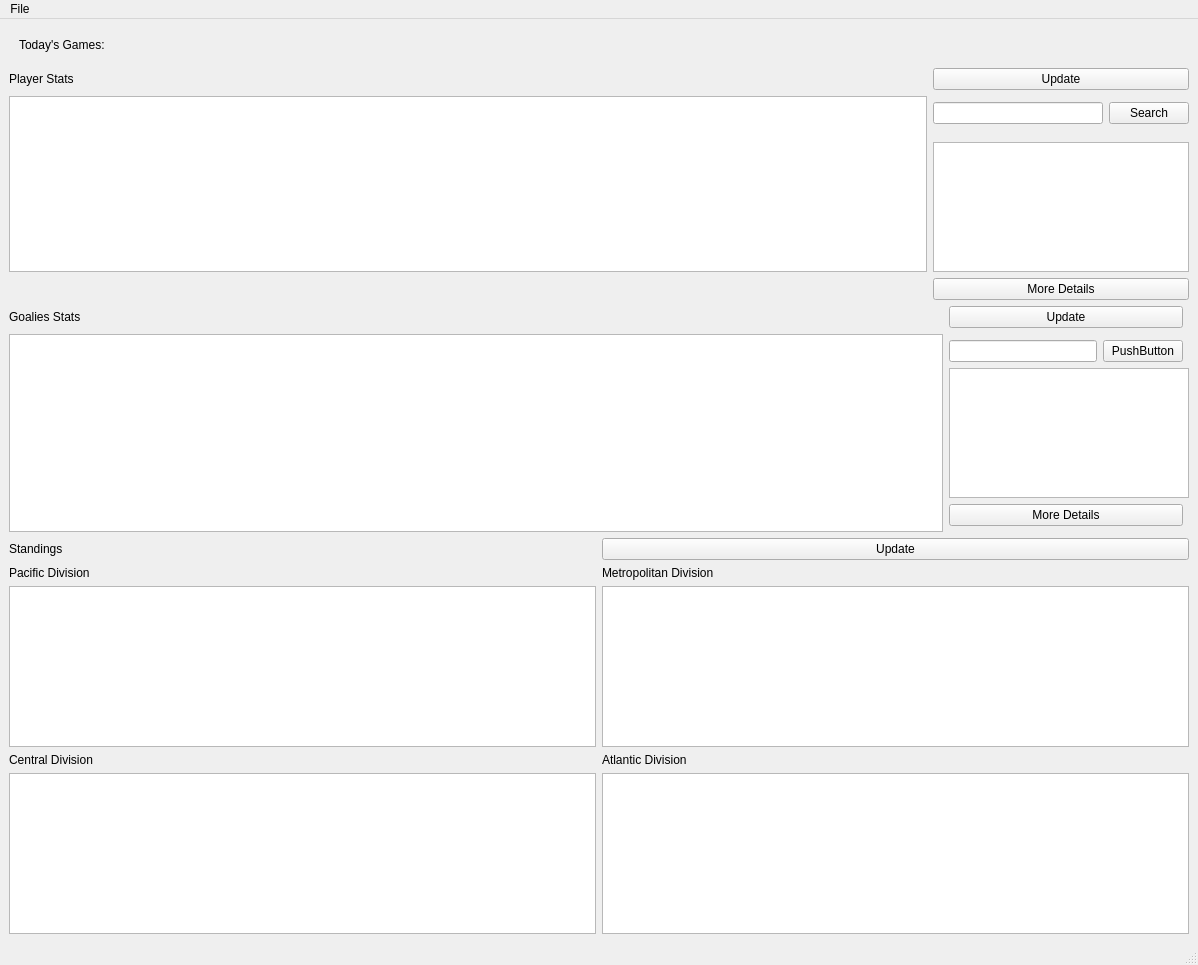
<?xml version="1.0" encoding="UTF-8"?>
<ui version="4.0">
 <class>MainWindow</class>
 <widget class="QMainWindow" name="MainWindow">
  <property name="geometry">
   <rect>
    <x>0</x>
    <y>0</y>
    <width>1198</width>
    <height>965</height>
   </rect>
  </property>
  <property name="windowTitle">
   <string>MainWindow</string>
  </property>
  <widget class="QWidget" name="centralwidget">
   <layout class="QGridLayout" name="gridLayout_4">
    <item row="0" column="0">
     <layout class="QHBoxLayout" name="gamesLayout" stretch="0">
      <property name="sizeConstraint">
       <enum>QLayout::SetFixedSize</enum>
      </property>
      <property name="leftMargin">
       <number>10</number>
      </property>
      <property name="topMargin">
       <number>10</number>
      </property>
      <property name="rightMargin">
       <number>10</number>
      </property>
      <property name="bottomMargin">
       <number>10</number>
      </property>
      <item>
       <widget class="QLabel" name="label_games">
        <property name="text">
         <string>Today's Games:</string>
        </property>
       </widget>
      </item>
     </layout>
    </item>
    <item row="1" column="0">
     <layout class="QGridLayout" name="gridLayout_3" columnstretch="8,0,0">
      <item row="3" column="0">
       <widget class="QLabel" name="label_player_stats">
        <property name="text">
         <string>Player Stats</string>
        </property>
       </widget>
      </item>
      <item row="3" column="1">
       <widget class="QPushButton" name="btn_update_player_stats">
        <property name="text">
         <string>Update</string>
        </property>
       </widget>
      </item>
      <item row="6" column="1">
       <layout class="QGridLayout" name="gridLayout_5">
        <item row="1" column="0">
         <widget class="QLineEdit" name="line_edit_player_search"/>
        </item>
        <item row="1" column="2">
         <widget class="QPushButton" name="btn_player_search">
          <property name="text">
           <string>Search</string>
          </property>
         </widget>
        </item>
       </layout>
      </item>
      <item row="9" column="1">
       <widget class="QTableView" name="table_player_search_result"/>
      </item>
      <item row="5" column="0" rowspan="5">
       <widget class="QTableView" name="table_player_stats"/>
      </item>
      <item row="10" column="1">
       <widget class="QPushButton" name="btn_more_player_info">
        <property name="sizePolicy">
         <sizepolicy hsizetype="MinimumExpanding" vsizetype="MinimumExpanding">
          <horstretch>0</horstretch>
          <verstretch>0</verstretch>
         </sizepolicy>
        </property>
        <property name="text">
         <string>More Details</string>
        </property>
       </widget>
      </item>
     </layout>
    </item>
    <item row="2" column="0">
     <layout class="QGridLayout" name="gridLayout_2" rowstretch="0,0,0,0,0,0" columnstretch="8,2,0">
      <item row="0" column="0">
       <widget class="QLabel" name="label_goalie_stats">
        <property name="text">
         <string>Goalies Stats</string>
        </property>
       </widget>
      </item>
      <item row="4" column="1">
       <widget class="QPushButton" name="btn_more_goalie_info">
        <property name="sizePolicy">
         <sizepolicy hsizetype="MinimumExpanding" vsizetype="MinimumExpanding">
          <horstretch>0</horstretch>
          <verstretch>0</verstretch>
         </sizepolicy>
        </property>
        <property name="text">
         <string>More Details</string>
        </property>
       </widget>
      </item>
      <item row="1" column="0" rowspan="5">
       <widget class="QTableView" name="table_goalie_stats">
        <property name="sizePolicy">
         <sizepolicy hsizetype="MinimumExpanding" vsizetype="MinimumExpanding">
          <horstretch>0</horstretch>
          <verstretch>0</verstretch>
         </sizepolicy>
        </property>
       </widget>
      </item>
      <item row="3" column="1" colspan="2">
       <widget class="QTableView" name="table_goalie_search_result"/>
      </item>
      <item row="2" column="1">
       <layout class="QGridLayout" name="gridLayout_6">
        <item row="0" column="0">
         <widget class="QLineEdit" name="line_edit_goalie_search"/>
        </item>
        <item row="0" column="1">
         <widget class="QPushButton" name="btn_goalie_search">
          <property name="text">
           <string>PushButton</string>
          </property>
         </widget>
        </item>
       </layout>
      </item>
      <item row="0" column="1">
       <widget class="QPushButton" name="btn_update_goalie_stats">
        <property name="text">
         <string>Update</string>
        </property>
       </widget>
      </item>
     </layout>
    </item>
    <item row="3" column="0">
     <layout class="QGridLayout" name="gridLayout">
      <property name="horizontalSpacing">
       <number>6</number>
      </property>
      <item row="4" column="1">
       <widget class="QLabel" name="label_east_conference_2">
        <property name="text">
         <string>Atlantic Division</string>
        </property>
       </widget>
      </item>
      <item row="5" column="0">
       <widget class="QTableView" name="table_west_standings_2"/>
      </item>
      <item row="4" column="0">
       <widget class="QLabel" name="label_west_conference_2">
        <property name="text">
         <string>Central Division</string>
        </property>
       </widget>
      </item>
      <item row="5" column="1">
       <widget class="QTableView" name="table_east_standings_2"/>
      </item>
      <item row="3" column="0">
       <widget class="QTableView" name="table_west_standings"/>
      </item>
      <item row="2" column="0">
       <widget class="QLabel" name="label_west_conference">
        <property name="text">
         <string>Pacific Division</string>
        </property>
       </widget>
      </item>
      <item row="2" column="1">
       <widget class="QLabel" name="label_east_conference">
        <property name="text">
         <string>Metropolitan Division</string>
        </property>
       </widget>
      </item>
      <item row="3" column="1">
       <widget class="QTableView" name="table_east_standings"/>
      </item>
      <item row="0" column="0">
       <widget class="QLabel" name="label_standings">
        <property name="text">
         <string>Standings</string>
        </property>
       </widget>
      </item>
      <item row="0" column="1">
       <widget class="QPushButton" name="btn_update_standings">
        <property name="text">
         <string>Update</string>
        </property>
       </widget>
      </item>
     </layout>
    </item>
   </layout>
  </widget>
  <widget class="QMenuBar" name="menubar">
   <property name="geometry">
    <rect>
     <x>0</x>
     <y>0</y>
     <width>1198</width>
     <height>21</height>
    </rect>
   </property>
   <widget class="QMenu" name="menuFile">
    <property name="title">
     <string>File</string>
    </property>
    <addaction name="actionExit"/>
   </widget>
   <addaction name="menuFile"/>
  </widget>
  <widget class="QStatusBar" name="statusbar"/>
  <action name="actionExit">
   <property name="text">
    <string>Exit</string>
   </property>
  </action>
 </widget>
 <resources/>
 <connections/>
</ui>
